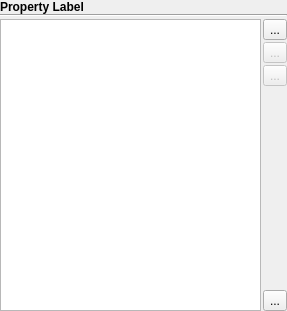
<?xml version="1.0" encoding="UTF-8"?>
<ui version="4.0">
 <class>FileListPropertyWidget</class>
 <widget class="QWidget" name="FileListPropertyWidget">
  <property name="geometry">
   <rect>
    <x>0</x>
    <y>0</y>
    <width>287</width>
    <height>311</height>
   </rect>
  </property>
  <property name="windowTitle">
   <string>Form</string>
  </property>
  <layout class="QGridLayout" name="gridLayout">
   <property name="leftMargin">
    <number>0</number>
   </property>
   <property name="topMargin">
    <number>0</number>
   </property>
   <property name="rightMargin">
    <number>0</number>
   </property>
   <property name="bottomMargin">
    <number>0</number>
   </property>
   <property name="spacing">
    <number>2</number>
   </property>
   <item row="0" column="0" colspan="2">
    <layout class="QVBoxLayout" name="verticalLayout">
     <property name="spacing">
      <number>0</number>
     </property>
     <item>
      <widget class="QLabel" name="label">
       <property name="text">
        <string>Property Label</string>
       </property>
       <property name="font">
        <font>
         <weight>600</weight>
        </font>
       </property>
      </widget>
     </item>
     <item>
      <widget class="Line" name="line">
       <property name="orientation">
        <enum>Qt::Horizontal</enum>
       </property>
      </widget>
     </item>
    </layout>
   </item>
   <item row="1" column="1">
    <layout class="QVBoxLayout" name="verticalLayout_2">
     <property name="spacing">
      <number>2</number>
     </property>
     <item>
      <widget class="QToolButton" name="add">
       <property name="toolTip">
        <string>Add new entry</string>
       </property>
       <property name="text">
        <string>...</string>
       </property>
       <property name="icon">
        <iconset resource="../../../Widgets/Resources/QtWidgets.qrc">
         <normaloff>:/QtWidgets/Icons/pqPlus.svg</normaloff>:/QtWidgets/Icons/pqPlus.svg</iconset>
       </property>
      </widget>
     </item>
     <item>
      <widget class="QToolButton" name="remove">
       <property name="enabled">
        <bool>false</bool>
       </property>
       <property name="toolTip">
        <string>Remove current entry</string>
       </property>
       <property name="text">
        <string>...</string>
       </property>
       <property name="icon">
        <iconset resource="../../../Widgets/Resources/QtWidgets.qrc">
         <normaloff>:/QtWidgets/Icons/pqMinus.svg</normaloff>:/QtWidgets/Icons/pqMinus.svg</iconset>
       </property>
      </widget>
     </item>
     <item>
      <widget class="QToolButton" name="browse">
       <property name="enabled">
        <bool>false</bool>
       </property>
       <property name="text">
        <string>...</string>
       </property>
      </widget>
     </item>
     <item>
      <spacer name="verticalSpacer">
       <property name="orientation">
        <enum>Qt::Vertical</enum>
       </property>
       <property name="sizeHint" stdset="0">
        <size>
         <width>20</width>
         <height>108</height>
        </size>
       </property>
      </spacer>
     </item>
     <item>
      <widget class="QToolButton" name="removeAll">
       <property name="toolTip">
        <string>Remove all entries</string>
       </property>
       <property name="text">
        <string>...</string>
       </property>
       <property name="icon">
        <iconset resource="../../../Widgets/Resources/QtWidgets.qrc">
         <normaloff>:/QtWidgets/Icons/pqDelete.svg</normaloff>:/QtWidgets/Icons/pqDelete.svg</iconset>
       </property>
      </widget>
     </item>
    </layout>
   </item>
   <item row="1" column="0">
    <widget class="QTableView" name="tableView">
     <property name="horizontalScrollBarPolicy">
      <enum>Qt::ScrollBarAlwaysOff</enum>
     </property>
     <property name="alternatingRowColors">
      <bool>true</bool>
     </property>
     <property name="selectionMode">
      <enum>QAbstractItemView::ExtendedSelection</enum>
     </property>
     <property name="selectionBehavior">
      <enum>QAbstractItemView::SelectRows</enum>
     </property>
     <property name="textElideMode">
      <enum>Qt::ElideMiddle</enum>
     </property>
     <attribute name="horizontalHeaderVisible">
      <bool>false</bool>
     </attribute>
     <attribute name="horizontalHeaderStretchLastSection">
      <bool>true</bool>
     </attribute>
    </widget>
   </item>
  </layout>
 </widget>
 <resources>
  <include location="../../../Widgets/Resources/QtWidgets.qrc"/>
 </resources>
 <connections/>
</ui>
